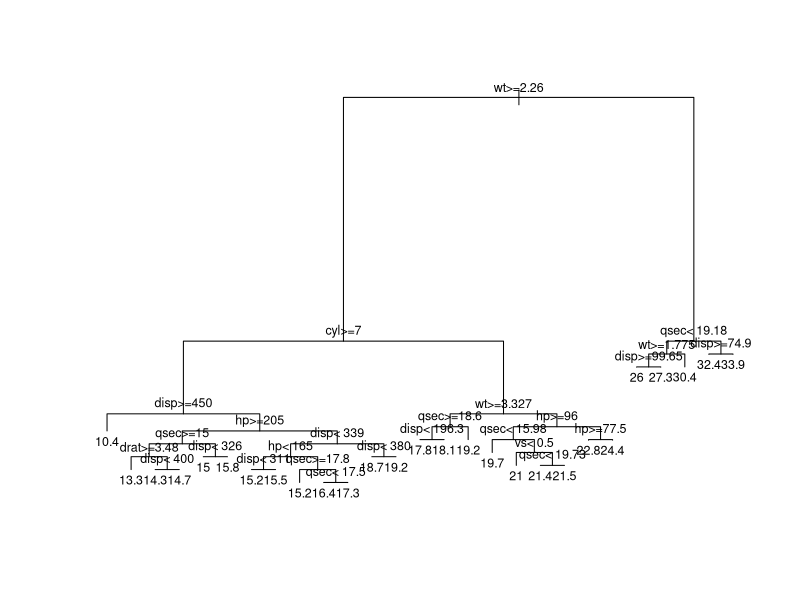

Reproduce this figure in R.
library(rpart)
?rpart
data(mtcars)
View(mtcars)
Y = mtcars$mpg # Response
X = mtcars[, -1] # Predictor
T = rpart(Y~., data=X)
T$frame
# With small amount of minsplit, overfitting is present 
T = rpart(Y~., data=X, control = rpart.control(minsplit = 2, cp = 10^(-15)))
names(T)
A = T[[1]]
A
w=which(A[,1]=='<leaf>')
as.vector(w)
A[,1]
B = A[w,]
B

plot(T)
# Parameters used in CART
T[[8]]
# Importance Variables
T[[12]]
text(T, cex=0.75)
par(mar=c(5.1,4.1,4.1,2.1))
par(mfrow=c(1,1))
par(mfrow=c(2,2))
T
hY = predict(T)
hY
error = 1/nrow(mtcars) * sum((Y-hY)^2)
error
names(T)
summary(T)
T$frame
